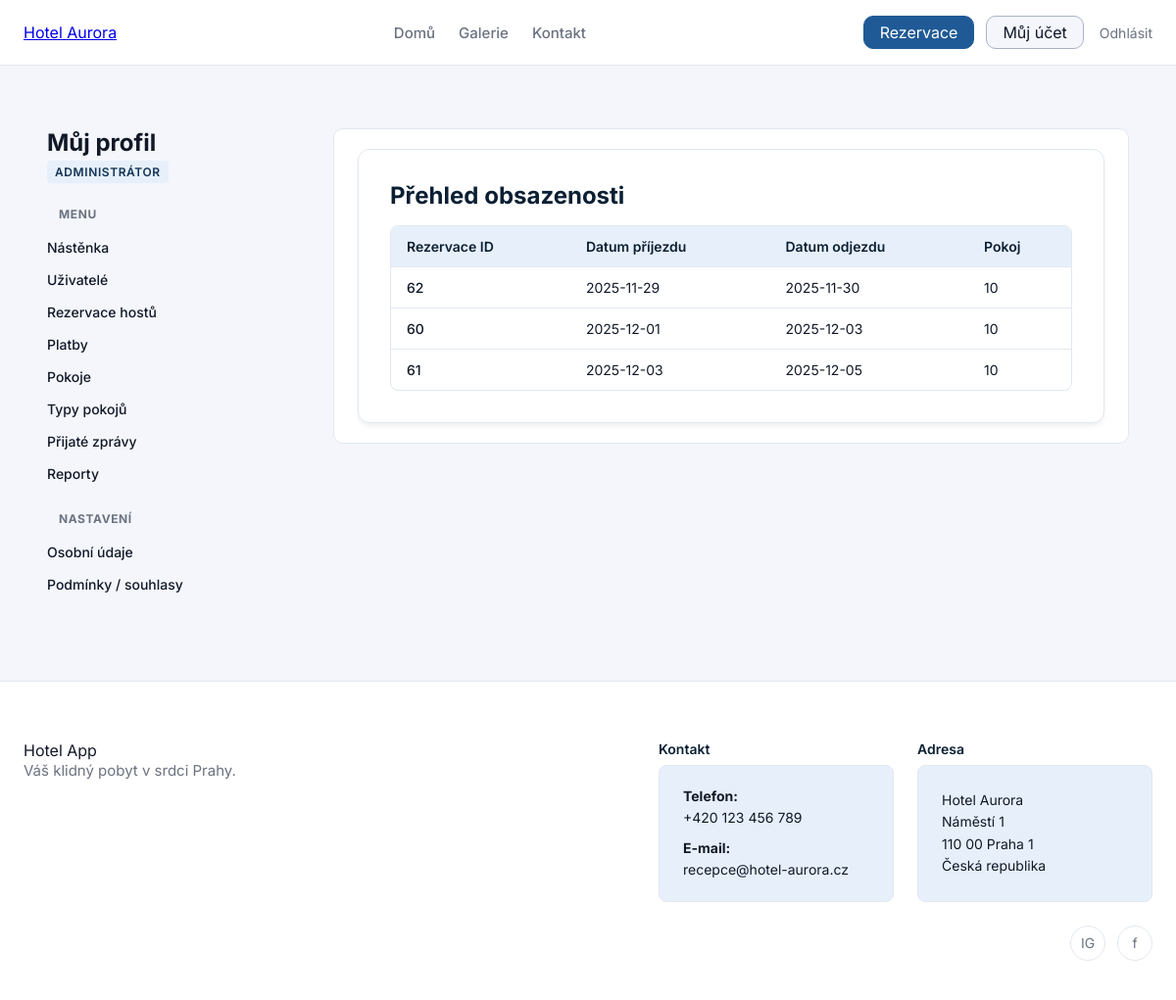
The page /profile (signed in) on the database its author committed.
### tables this page shows
CREATE TABLE "reservation_items"
(
    id             INTEGER
        primary key autoincrement,
    room_id        INTEGER not null
        references rooms,
    check_in       TEXT    not null,
    check_out      TEXT    not null,
    adults         INTEGER not null,
    children       INTEGER not null,
    reservation_id INTEGER not null
        references reservations
);

### pages/ProfilePage.py (the view)
@router.get("/profile", name="user_profile")
async def user_profile(
    request: Request,
    reservation_svc: ReservationService = Depends(reservation_service),
    reservation_item_svc: ReservationItemService = Depends(reservation_item_service),
    current_user = Depends(get_current_user),
):
    if isinstance(current_user, RedirectResponse):
        return current_user
    flags = _profile_role_flags(current_user)
    role_id = current_user["role_id"]
    user_id = current_user["id"]
    customer_reservations: List[Dict[str, Any]] = []
    last_reservation: Dict[str, Any] | None = None
    if flags["is_customer"]:
        customer_reservations = reservation_svc.list_reservations_by_user(user_id)
        last_reservation = customer_reservations[0] if customer_reservations else None
    upcoming_reservations: List[Dict[str, Any]] = []
    if flags["is_receptionist"] or flags["is_admin"]:
        today = date.today()
        date_from = today.isoformat()
        date_to = (today + timedelta(days=7)).isoformat()
        upcoming_reservations = reservation_item_svc.list_reservation_items_in_period(
            date_from, date_to
        )
    tpl = request.app.state.templates
    return tpl.TemplateResponse(
        "profile/profile_overview.html",
        {
            "request": request,
            "title": "Můj profil",
            "current_user": current_user,
            "customer_reservations": customer_reservations,
            "last_reservation": last_reservation,
            "upcoming_reservations": upcoming_reservations,
            **flags,
        },
    )

### templates/profile/profile_overview.html (shortened to what this page needs)
{% extends "profile/profile_base.html" %}
{% block profile_content %}
  {% if is_customer %}
    <section class="profile-block">
      <h2>Moje poslední rezervace</h2>
      {% if last_reservation %}
        <div style="background: var(--color-primary-100); border: 1px solid var(--color-border-subtle); border-radius: 8px; padding: 20px;">
          <p style="margin: 0 0 8px;"><strong>Kód rezervace:</strong> {{ last_reservation.code }}</p>
          <p style="margin: 0 0 8px;"><strong>Stav:</strong> {{ last_reservation.status_id }}</p>
          <p style="margin: 0 0 16px;"><strong>Vytvořeno:</strong> {{ last_reservation.created_at }}</p>
          <a href="{{ url_for('reservation_detail', reservation_id=last_reservation.id) }}" class="btn btn-secondary btn-small">
            Detail rezervace
          </a>
        </div>
      {% else %}
        <p>Nemáte žádné rezervace.</p>
      {% endif %}
      <div style="margin-top: 24px;">
        <a href="{{ url_for('reservation_create_page') }}" class="btn btn-primary">
          Nová rezervace
        </a>
      </div>
    </section>
  {% elif is_receptionist or is_admin %}
    <section class="profile-block">
      <h2 style="margin-bottom: 16px;">Přehled obsazenosti</h2>
      {% if upcoming_reservations|length == 0 %}
        <p>Žádné rezervace v nejbližších dnech.</p>
      {% else %}
        <div class="table-responsive">
            <table class="data-table">
              <thead>
                <tr>
                    <th>Rezervace ID</th>
                    <th>Datum příjezdu</th>
                    <th>Datum odjezdu</th>
                    <th>Pokoj</th>
                </tr>
              </thead>
              <tbody>
                {% for r in upcoming_reservations %}
                  <tr>
                    <td>
                        <a href="{{ url_for('reservation_detail', reservation_id=r.reservation_id) }}" class="table-id-link">
                            {{ r.reservation_id }}
                        </a>
                    </td>
                    <td>{{ r.check_in }}</td>
                    <td>{{ r.check_out }}</td>
                    <td>{{ r.room_id }}</td>
                  </tr>
                {% endfor %}
              </tbody>
            </table>
        </div>
      {% endif %}
    </section>
  {% endif %}
{% endblock %}

### static/styles.css (style rules this page uses)
html { height: 100%; }
* { box-sizing: border-box; font-family: "Inter", sans-serif; }
:root { --color-primary-900: #0B1F33; --color-primary-700: #123457; --color-primary-500: #1F5A96; --color-primary-100: #E7F0FA; --color-primary-white: #FFFFFF; --color-accent-500: #D4A857; --color-accent-100: #FFF5E6; --color-bg-main: #F4F6FB; --color-bg-card: #FFFFFF; --color-border-subtle: #E2E8F0; --color-text-main: #111827; --color-text-muted: #6B7280; --color-text-on-dark: #F9FAFB; --color-bg-secondary: #A8B3C6; --color-success: #16A34A; --color-warning: #F59E0B; --color-error: #DC2626; --color-info: #0EA5E9; }
body { margin: 0; background: var(--color-bg-main); color: var(--color-text-main); min-height: 100vh; display: flex; flex-direction: column; }
html { scroll-behavior: smooth; }
.profile-content-card h1, .profile-content-card h2 { margin-top: 0; color: var(--color-primary-900); }
.table-responsive { overflow-x: auto; border: 1px solid var(--color-border-subtle); border-radius: 8px; }
table.data-table { width: 100%; border-collapse: collapse; font-size: 14px; }
table.data-table th { background: var(--color-primary-100); color: var(--color-primary-900); font-weight: 600; text-align: left; padding: 12px 16px; border-bottom: 1px solid var(--color-border-subtle); }
table.data-table td { padding: 12px 16px; border-bottom: 1px solid var(--color-border-subtle); color: var(--color-text-main); vertical-align: middle; }
table.data-table tr:last-child td { border-bottom: none; }
.table-id-link { color: var(--color-text-main); text-decoration: none; font-weight: 500; }

### rows shown on the page
reservation_items: reservation_id "62", check_in "2025-11-29", check_out "2025-11-30", room_id "10"
reservation_items: reservation_id "60", check_in "2025-12-01", check_out "2025-12-03", room_id "10"
reservation_items: reservation_id "61", check_in "2025-12-03", check_out "2025-12-05", room_id "10"
